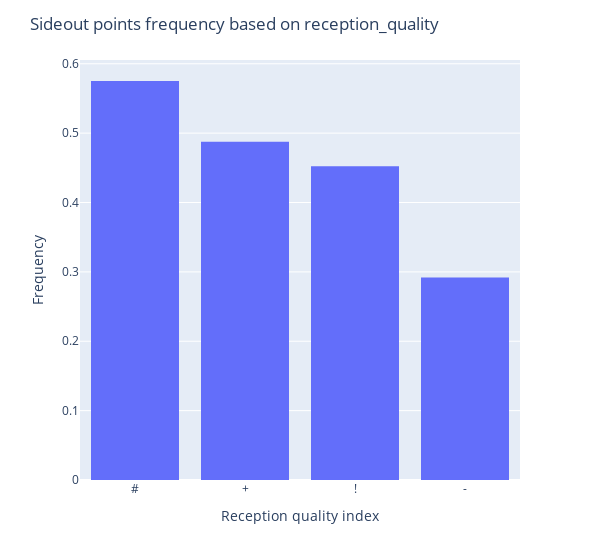

The cell this chart's notebook holds for it:
### Markdown cell above
<br><br><br>

# Investigate reception quality and sideout point frequency
We saw that the highest possible quality reception symbol is '#'. How is our sideout point frequency in every reception quality class?

### Code cell
grouped_reception = df_clear.groupby('reception_quality').agg({'IsSideoutPoint': 'mean'})
display(grouped_reception)

fig = px.histogram(grouped_reception.sort_values(by='reception_quality'),
                   x=grouped_reception.index,
                   y='IsSideoutPoint')
fig.update_xaxes(type='category')
fig.update_layout(xaxis_title='Reception quality index', yaxis_title='Frequency', title='Sideout points frequency based on reception_quality', width = 600)
fig.show()

### Figure 1 — Plotly figure (JSON) as saved in the notebook; plotly's stock layout.template omitted (floating-point values rounded to 4 significant figures)
{"data": [{"alignmentgroup": "True", "bingroup": "x", "histfunc": "sum", "hovertemplate": "x=%{x}<br>sum of IsSideoutPoint=%{y}<extra></extra>", "legendgroup": "", "marker": {"color": "#636efa", "pattern": {"shape": ""}}, "name": "", "offsetgroup": "", "orientation": "v", "showlegend": false, "x": ["#", "+", "!", "-", "/", "="], "xaxis": "x", "y": [0.5751, 0.4877, 0.4524, 0.292, 0.0, 0.0], "yaxis": "y", "type": "histogram"}], "layout": {"xaxis": {"anchor": "y", "domain": [0.0, 1.0], "title": {"text": "Reception quality index"}, "type": "category"}, "yaxis": {"anchor": "x", "domain": [0.0, 1.0], "title": {"text": "Frequency"}}, "legend": {"tracegroupgap": 0}, "margin": {"t": 60}, "barmode": "relative", "title": {"text": "Sideout points frequency based on reception_quality"}, "width": 600}}
